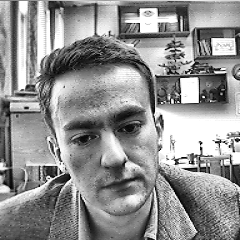
%> input picture diploma/2007/Система online контроля доступа конечного пользователя - Дурнов Денис - РК9-101/sources/work/Face_eyes/A2.tif, 240 x 240 px; the run also reads 1 picture not shown here
$ octave --eval "selection('A2.tif');"   (GNU Octave 9; MATLAB toolbox functions it lacks are replaced by stand-ins)
%> lines starting %> are read from the running program, lines starting %| are printed output that depends on the picture; in (x1, y1, x2, y2) boxes, pixels count from 0 and x2, y2 are one past the last pixel; in counts of white or black regions, pixels touching at a corner belong together; the program's own positions count from 1
### diploma/2007/Система online контроля доступа конечного пользователя - Дурнов Денис - РК9-101/sources/work/Face_eyes/ddk_faceE.m
function [I_face, x_real, y_real] = ddk_faceE(filename, factor, limit)
% Функция выделения лица изображения методом сканирования и наложения
% окружности, размер которой зависит от размера изображения.
% filename - файл, содержащий обрабатываемое изображение сцены;
% factor - коэффициент построения окружности;
% factor = [2, 2.2, 1.8]
% limit - пороговый коэффициет, характеризующий удачное выделение.
id      = imread('Fnew.tif');
I       = imread(filename);
k       = 0.6; % коэффициен масштабирования
% Перемасштабирование контурного изображения - придание "округлости" лицу
A       = size(I);
A(1)    = round(A(1)*k);
I_m     = imresize(I, A, 'bicubic');
I_em    = edge(I_m, 'canny'); % контур исходного изображения
[n, m]  = size(I_em);
%clear I_m

% Создаем бинарное изображение окружности
nn      = round(m/factor);
I_cir   = ddk_cir(nn);
[N, M]  = size(I_cir);
% Создаем "нулевую" матрицу центров
Cent    = zeros(n, m);

for i = 1 : (n - N)
    for j = 1 : (m - M)
        I_temp = imcrop(I_em, [j i (N - 1) (M - 1)]);
        I_mul = immultiply(I_temp, I_cir);
        temp = corr2(I_cir, I_mul);
        [i j temp]
        Cent(i + round(N/2) - 1, j + round(M/2) - 1) = temp;
    end
end
clear I_temp I_add
%CentCrop = imcrop(Cent, [nn nn (i + nn - 1) (j + nn - 1)]);

% Визуализация коэффициентов подобия матрицы центров по пикселям
nn = round(nn/2);
CentCrop = Cent(nn : (i + nn - 1), nn  : (j + nn - 1));

%figure, surf(CentCrop), shading flat;

CentCrop = mat2gray(CentCrop);
%figure, surf(CentCrop), shading flat;
Cent = mat2gray(Cent);
Cent(nn : (i + nn - 1), nn  : (j + nn - 1)) = CentCrop;
imwrite(Cent, 'cent.tif');
figure
subplot(2, 1, 1); imshow(I_em); title('Scale-Edge Image');
subplot(2, 1, 2); imshow(Cent); title('Corr2 Center');

% [17 lines of commented-out code are left out]
[maxx, y] = max(Cent);
[cent_max, xmax] = max(maxx'); % нашли cent_max
ymax = y(xmax); % xmax и ymax координаты максимального элемента

% Визуализация положения центра и положения выделенной окружности.
Temp    = [ymax, xmax];
I_c     = ddk_cent(I_m, Temp, '_temp.tif');
x       = xmax - round(M/2) + 1;
y       = ymax - round(N/2) + 1;

I_temp  = imcrop(I_em, [x y (N - 1) (M - 1)]);
I_mul   = immultiply(I_temp, I_cir);
corr    = corr2(I_cir, I_mul);

[y, x, corr]

if (corr < limit) & (factor == 2)
    I_fase = ddk_faceE(filename, 1.8, limit);
elseif (corr < limit) & (factor == 1.8)
    I_fase = ddk_faceE(filename, 2.2, limit);
else
    im_temp = imcrop(I_m, [x y (M - 1) (N - 1)]);
    I_cir = mat2gray(I_cir);
    imwrite(I_cir, '_temp.tif');
    I_cir   = imread('_temp.tif');
    im_temp = imsubtract(im_temp, I_cir);
    I_c(y : (y + N - 1), x : (x + M -1)) = im_temp;
    clear im_temp
% Получение результирующего изображения образа лица.
    %x_real = x + 10;
    %y_real = round(y / k) + 50;
    x_real = x;
    y_real = round(y / k) + 30;
    [N, M] = size(I);
    while (x_real + 110 > M) x_real = x_real - 1; end
    while (y_real + 160 > N) y_real = y_real - 1; end
% Отрисовка рамки выделенного образа лица
    I_fr = ddk_frame(I, id, x_real, y_real);
    I_face = imcrop(I, [x_real y_real (110 - 1) (160 - 1)]);
    imwrite(I_face, 'face.tif');

    figure
    subplot(2, 2, 1); imshow(I);        title('Изображение');
    subplot(2, 2, 2); imshow(I_c);      title('Result circule');
    subplot(2, 2, 3); imshow(I_fr);     title('Рамка выделки');
    subplot(2, 2, 4); imshow(I_face);   title('Выделенный образ');
end

### diploma/2007/Система online контроля доступа конечного пользователя - Дурнов Денис - РК9-101/sources/work/Face_eyes/ddk_cir.m
function Im_cir = ddk_cir(n)
% Функция вырисовывает круг, вписанный в рамку изображения размера "n".

Cir = zeros(n, n);

for i = 1 : n % сканирование нулевой матрицы по горизонтали
    j1 = round(sqrt(i*n - i^2) + n/2);
    j2 = round(-sqrt(i*n - i^2) + n/2);

    if (j1 == 0) j1 = 1; end
    if (j2 == 0) j2 = 1; end

    Cir(j1, i) = 1;
    Cir(j2, i) = 1;
end

for j = 1 : n % сканирование нулевой матрицы по вертикали.
    i1 = round(sqrt(j*n - j^2) + n/2);
    i2 = round(-sqrt(j*n - j^2) + n/2);

    if (i1 == 0) i1 = 1; end
    if (i2 == 0) i2 = 1; end

    Cir(j, i1) = 1;
    Cir(j, i2) = 1;
end

Im_cir = logical(Cir);
% [4 lines of commented-out code are left out]


### diploma/2007/Система online контроля доступа конечного пользователя - Дурнов Денис - РК9-101/sources/work/Face_eyes/ddk_cent.m
function Pic = ddk_cent(im, Temp, filename)
% Функция отрисовки центров в виде крестиков, координаты которых хранятся в
% массиве Temp. Функция также сохраняет изображение с наложенной маской
% центрови выдает массив этого изображения для последующей визуализации
% результа работы основной программы.
%                   [02.10.2006]

[N, M] = size(im);
[n, m] = size(Temp);

Mask = zeros(N, M);
%A = [0 0 0];
% Temp(p, 1 : 3) = [x + n/2, y + m/2 + 10, temp];

for i = 1 : n
    t1 = Temp(i, 1);
    t2 = Temp(i, 2);
    if (t1 > 0) & (t2 > 0)
       %A= [A; Temp(i, 1 : 3)];
       Mask((t1 - 3):(t1 + 3), t2) = [1 1 1 1 1 1 1];
       Mask(t1, (t2 - 3):(t2 + 3)) = [1; 1; 1; 1; 1; 1; 1];
    end
end

%Mask = uint8(Mask);
imwrite(Mask, filename);
Mask = imread(filename);
Pic = imadd(im, Mask);
clear Mask;
imwrite(Pic, filename);

### diploma/2007/Система online контроля доступа конечного пользователя - Дурнов Денис - РК9-101/sources/work/Face_eyes/ddk_frame.m
function Frame = ddk_frame(im, id, x, y)
% Фукция отрисовки рамки с черными гранями выделенной части изображения.
%                          [02.10.2006]

[N, M] = size(im);
[n, m] = size(id);

mask = zeros(N, M);

for i = 0 : (n - 1)
    mask(y + i, x) = [1];
    mask(y + i, x + m -1) = [1];
end

for i = 1 : (m - 2)
    mask(y, x + i) = [1];
    mask(y + n - 1, x + i) = [1];
end

imwrite(mask, '_frame.tif');
mask = imread('_frame.tif');
Frame = imsubtract(im, mask);
clear Mask;
imwrite(Frame, '_frame.tif');

### diploma/2007/Система online контроля доступа конечного пользователя - Дурнов Денис - РК9-101/sources/work/Face_eyes/ddk_eyes.m
function [x1, y1, x2, y2] = ddk_eyes(im)
%function ddk_eyes(im, id1, id2, id2n)
% Функция, которая находит центры глаз на рабочем изображении.
% im - рабочее изображение;
% id1 и id2 - эталон средней части лица и правого глаза соответственно.
%                   [03.10.2006]
id1     = imread('Middle.tif');
id2     = imread('ERnn.tif');
id2n    = imread('ELnn.tif');
[N, M]  = size(id2); % Первоначальные размеры эталона глаза.

% Процедура выделения средней части лица.
O1 = 0; O2 = 0; O3 = 0;
[im1, O1, k1] = ddk_sel_frame(im, id1, 0);
frame = imread('_frame.tif');
figure;
subplot(2, 2, 1); imshow(im); title('Изображение');
subplot(2, 2, 2); imshow(frame); title('Первый шаг');
clear frame;

% Увеличение размера выделенной средней части лица и эталона глаза.
im1     = imresize(im1, 1.6, 'bicubic'); % средняя часть лица
id2     = imresize(id2, 1.6, 'bicubic'); % эталон правого глаза
id2n    = imresize(id2n, 1.6, 'bicubic'); % эталон левого глаза

% Процедура выделения первого (правого) глаза.
[im2, O2, k2] = ddk_sel_frame(im1, id2, 1);
frame = imread('_frame.tif');
subplot(2, 2, 3); imshow(frame); title('Второй шаг');
clear frame;

% [20 lines of commented-out code are left out]
[im2, O3, k3] = ddk_sel_frame(im1, id2n, 2);
frame = imread('_frame.tif');
subplot(2, 2, 4); imshow(frame); title('Третий шаг');
clear frame im2;

% Приведение координат найденных центров.
O2      = round(O2/1.6); O3 = round(O3/1.6);
O2(1)   = O1(1) + O2(1) + round(N/2) + 5;
O2(2)   = O1(2) + O2(2) + round(M/2);
O3(1)   = O1(1) + O3(1) + round(N/2) + 5;
O3(2)   = O1(2) + O3(2) + round(M/2);
% Создается массив координат для отрисовки центров.
Temp(1, 1 : 3) = [O2(2) O2(1) k2];
Temp(2, 1 : 3) = [O3(2) O3(1) k3];
Temp

x1 = O2(1); x2 = O3(2);
y1 = O2(2); y2 = O3(1);

% Отрисовка найденных центров глаз на основном изображении лица.
Pic = ddk_cent(im, Temp, 'Cent_eye.tif');
figure; imshow(Pic);

### diploma/2007/Система online контроля доступа конечного пользователя - Дурнов Денис - РК9-101/sources/work/Face_eyes/ddk_sel_frame.m
function [I, O, k] = ddk_sel_frame(im, id, num)
% Функция выделения требуемой части из изображения сцены.
% im - обрабатываемая сцена; id - эталон; eye_name - имя глаза.
% I - выделка; O - кооринаты центра выделки (верхний левый угол).
% Производится визуализация результата -> _frame.tif
num
[N, M] = size(im);
[n, m] = size(id);

x = 0; y = 0; k = 0;

if num == 1
    j0 = 1; jend = round(M/2) - m + 1;
elseif num == 2
    j0 = round(M/2); jend = M - m + 1;
else
    j0 = 1; jend = M - m + 1;
end

for i = 1 : N - n + 1 % попиксельное сканирование по вертикали
    for j = j0 : jend % попиксельное сканирование по горизонтали

        s = im(i : (i -1 + n), j : (j - 1 + m));
        s = histeq(s);
        temp = corr2(id, s);

        if temp > k
            k = temp;
            y = i;
            x = j;
        end

    end
end
clear s;

I = im(y : (y - 1 + n), x : (x - 1 + m));
O = [x, y];

% Визуализация результата в виде выделенной рамки на рабочем изображении.
Frame = ddk_frame(im, id, x, y);

### diploma/2007/Система online контроля доступа конечного пользователя - Дурнов Денис - РК9-101/sources/work/Face_eyes/selection.m
function selection(filename)
%> called with filename = 'A2.tif'
% Функция выделения лица из изображения сцены с представлением результата в
% виде, пригодном для выделения признаков лица.
%                   [06.12.2006]
Im  = imread(filename);
%> Im is the input picture: size 240x240 uint8; min 1, max 255, mean 144.8
Rid = 48; % эталонное расстояние между глазами
% Выделям образ лица и запоминаем координаты левого края выделки.
[If, xi, yi] = ddk_faceE(filename, 2, 0.35);
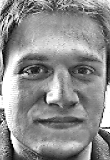
%> input picture diploma/2007/Система online контроля доступа конечного пользователя - Дурнов Денис - РК9-101/sources/work/Face_eyes/Fnew.tif, 110 x 160 px
%> in ddk_faceE, id is the input picture: size 160x110 uint8; min 2, max 255, mean 142.5
%> in ddk_faceE, `I_em    = edge(I_m, 'canny');`: I_em: size 144x240 logical; 13.6% white in thin lines or dots
%> after the loop in ddk_cir, `for i = 1 : n`: Cir: size 120x120 double; values 0 (black) and 1 (white), 1.7% white in thin lines or dots
%> after the loop in ddk_cir, `for j = 1 : n`:
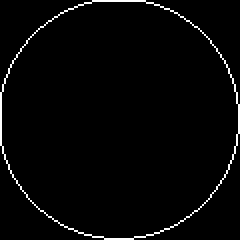
%> Cir: size 120x120 double (shown 2 times larger); values 0 (black) and 1 (white), 2.4% white in thin lines or dots
%> in ddk_faceE, `Cent(nn : (i + nn - 1), nn  : (j + nn - 1)) = CentCrop;`: Cent: size 144x240 double; min 0, max 1, mean 0.0412
%> in ddk_faceE, `[maxx, y] = max(Cent);`: maxx = 240 values, max 1 at index 139, min 0 at index 1, mean 0.398; y = 240 values, max 83 at index 94, min 1 at index 1, mean 34.45
%> in ddk_faceE, `[cent_max, xmax] = max(maxx');`: cent_max = 1; xmax = 139
%> in ddk_faceE, `ymax = y(xmax);`: ymax = 61
%> in ddk_faceE, `Temp    = [ymax, xmax];`: Temp = [61 139]
%> the loop in ddk_cent, `for i = 1 : n` made 1 pass
%> after the loop in ddk_cent, `for i = 1 : n`: Mask: size 144x240 double; values 0 (black) and 1 (white), 0.04% white in thin lines or dots, all inside (x1, y1, x2, y2) = (135, 57, 142, 64)
%> in ddk_faceE, `x       = xmax - round(M/2) + 1;`: x = 80
%> in ddk_faceE, `y       = ymax - round(N/2) + 1;`: y = 2
%> in ddk_faceE, `I_temp  = imcrop(I_em, [x y (N - 1) (M - 1)]);`: I_temp: size 120x120 logical; 14.5% white in thin lines or dots
%> in ddk_faceE, `I_mul   = immultiply(I_temp, I_cir);`: I_mul: size 120x120 logical; 0.58% white in thin lines or dots
%> in ddk_faceE, `corr    = corr2(I_cir, I_mul);`: corr = 0.49
%> in ddk_faceE, `[y, x, corr]`: ans = [2 80 0.49]
%> in ddk_faceE, `I_cir   = imread('_temp.tif');`: I_cir: size 120x120 uint8; 2.4% white in thin lines or dots
%> in ddk_faceE, `I_c(y : (y + N - 1), x : (x + M -1)) = im_temp;`:
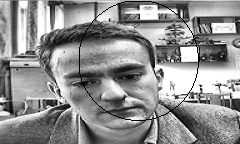
%> I_c: size 144x240 uint8; min 0, max 255, mean 143.3
%> in ddk_faceE, `x_real = x;`: x_real = 80
%> in ddk_faceE, `y_real = round(y / k) + 30;`: y_real = 33
%> after the loop in ddk_frame, `for i = 0 : (n - 1)`: mask: size 240x240 double; values 0 (black) and 1 (white), 0.56% white in thin lines or dots, all inside (x1, y1, x2, y2) = (79, 32, 189, 192)
%> xi = 80; yi = 33
% Получаем координаты расположения центров глаз.
[xi1, yi1, xi2, yi2] = ddk_eyes(If);
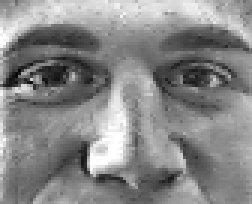
%> input picture diploma/2007/Система online контроля доступа конечного пользователя - Дурнов Денис - РК9-101/sources/work/Face_eyes/Middle.tif, 84 x 68 px (shown 3 times larger)
%> in ddk_eyes, id1 is the input picture: size 68x84 uint8; min 7, max 255, mean 134.7
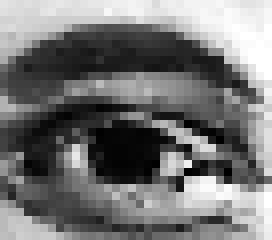
%> input picture diploma/2007/Система online контроля доступа конечного пользователя - Дурнов Денис - РК9-101/sources/work/Face_eyes/ELnn.tif, 34 x 30 px (shown 8 times larger)
%> in ddk_eyes, id2n is the input picture: size 30x34 uint8; min 0, max 255, mean 117.6
%> after the loop in ddk_sel_frame, `for i = 1 : N - n + 1`: k = 0.211; x = 1; y = 70
%> in ddk_sel_frame, `O = [x, y];`: O = [1 70]
%> after the loop in ddk_frame (call 2), `for i = 0 : (n - 1)`: mask: size 160x110 double; values 0 (black) and 1 (white), 0.77% white in thin lines or dots, all inside (x1, y1, x2, y2) = (0, 69, 84, 137)
%> in ddk_eyes, `[im1, O1, k1] = ddk_sel_frame(im, id1, 0);`: k1 = 0.211
%> after the loop in ddk_frame (call 3), `for i = 0 : (n - 1)`: mask: size 109x135 double; values 0 (black) and 1 (white), 0.65% white in thin lines or dots, all inside (x1, y1, x2, y2) = (13, 10, 68, 58)
%> in ddk_eyes, `[im2, O2, k2] = ddk_sel_frame(im1, id2, 1);`: O2 = [14 11]; k2 = 0.233
%> call 4 of ddk_frame, with x = 68, y = 10
%> after the loop in ddk_frame (call 4), `for i = 0 : (n - 1)`: mask: size 109x135 double; values 0 (black) and 1 (white), 0.65% white in thin lines or dots, all inside (x1, y1, x2, y2) = (67, 9, 122, 57)
%> after the loop in ddk_frame (call 4), `for i = 1 : (m - 2)`:
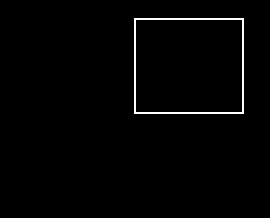
%> mask: size 109x135 double (shown 2 times larger); values 0 (black) and 1 (white), 1.4% white in thin lines or dots, all inside (x1, y1, x2, y2) = (67, 9, 122, 57)
%> in ddk_eyes, `[im2, O3, k3] = ddk_sel_frame(im1, id2n, 2);`: O3 = [68 10]; k3 = 0.334
%> in ddk_eyes, `O2 = round(O2/1.6)`: O2 = [9 7]
%> in ddk_eyes, `O3 = round(O3/1.6)`: O3 = [43 6]
%> in ddk_eyes, `Temp`: Temp = [94 30 0.233; 93 64 0.334]
%> in ddk_eyes, `x1 = O2(1)`: x1 = 30
%> in ddk_eyes, `x2 = O3(2)`: x2 = 93
%> in ddk_eyes, `y1 = O2(2)`: y1 = 94
%> in ddk_eyes, `y2 = O3(1)`: y2 = 64
%> call 2 of ddk_cent, with Temp = [94 30 0.233; 93 64 0.334], filename = 'Cent_eye.tif'
%> the loop in ddk_cent (call 2), `for i = 1 : n` made 2 passes
%> (t1, t2) on passes 1 to 2: (94, 30), (93, 64)
%> after the loop in ddk_cent (call 2), `for i = 1 : n`:
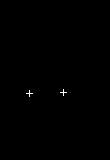
%> Mask: size 160x110 double; values 0 (black) and 1 (white), 0.15% white in thin lines or dots, all inside (x1, y1, x2, y2) = (26, 89, 67, 97)
%> xi1 = 30; yi1 = 94; xi2 = 93; yi2 = 64
% Координаты центров глаз в системе координат исходной сцены.
x1 = xi1 + xi - 1;
%> x1 = 109
y1 = yi1 + yi - 1;
%> y1 = 126
x2 = xi2 + xi - 1;
%> x2 = 172
y2 = yi2 + yi - 1;
%> y2 = 96
% Вычисляем угол наклона (в градусах) линии глаз относительно горизонтали.
if  y1 < y2
    phi = atan((y2 -y1)/(x2 - x1)) * 180/3.14
else
    phi = atan((y2 -y1)/(x2 - x1)) * 180/3.14
%> phi = -25.48
end

% Получим изображение, центр которого будет совпадать с центром глаз.
[N, M] = size(Im);
%> N = 240; M = 240
% коодринаты центра исходного изображения
xO = round(M/2);
%> xO = 120
yO = round(N/2);
%> yO = 120
% координаты центра линии глаз до поворота: xc1 и yc1
xc1 = round((x2 - x1)/2 + x1 - 1);
%> xc1 = 140

if y1 > y2
    yc1 = round((y1 - y2)/2 + y2 - 1);
%> yc1 = 110
else
    yc1 = round((y2 - y1)/2 + y1 - 1);
end

% расстояние между центром глаз и центром рамки изображения
rx = xO - xc1;
%> rx = -20
ry = yO - yc1;
%> ry = 10
PicTemp = zeros(N + 2 * abs(ry) - 1, M + 2 * abs(rx) - 1);
nn = 2 * abs(ry);
%> nn = 20
mm = 2 * abs(rx);
%> mm = 40

% собственно, получение нового изображения
if (rx >= 0) & (ry >= 0)
    PicTemp(nn : (nn + N - 1), mm : (mm + M -1)) = Im;
elseif (rx > 0) & (ry < 0)
    PicTemp(1 : N, mm : (mm + M -1)) = Im;
elseif (rx < 0) & (ry > 0)
    PicTemp(nn : (nn + N - 1), 1 : M) = Im;
elseif (rx <= 0) & (ry <= 0)
    PicTemp(1 : N, 1 : M) = Im;
end

PicTemp = uint8(PicTemp);
%imwrite(PicTemp, '_temp.tif');
%PicTemp = imread('_temp.tif');
%imshow(PicTemp);

% Поворачиваем исходное новое изображение относительно центральной точки
Im_rot = imrotate(PicTemp, phi, 'bicubic', 'crop');
%imshow(Im_rot);

% Определяем расстояние между найденными центрами глаз
R = round(sqrt((x2 - x1)^2 + (y2 - y1)^2));
%> R = 70
% Масштабируем повернутое изображение сцены
Im_res = imresize(Im_rot, Rid/R, 'bicubic');

% Выделяем нормализованный образ лица.
id  = imread('Fnew.tif'); % "идеал" образа лица
% координаты центра глаз на новом изображении.
[n, m] = size(Im_res);
%> n = 178; m = 192
yc2 = round(n/2);
%> yc2 = 89
xc2 = round(m/2);
%> xc2 = 96
face = ddk_frame(Im_res, id, (xc2 - 54), (yc2 - 70));
%figure; imshow(face);
imwrite(face, 'face.tif');

subplot(1, 3, 1); imshow(PicTemp); title('Центрирование');
subplot(1, 3, 2); imshow(Im_rot); title('Поворот');
subplot(1, 3, 3); imshow(face); title('Выделенный образ');
